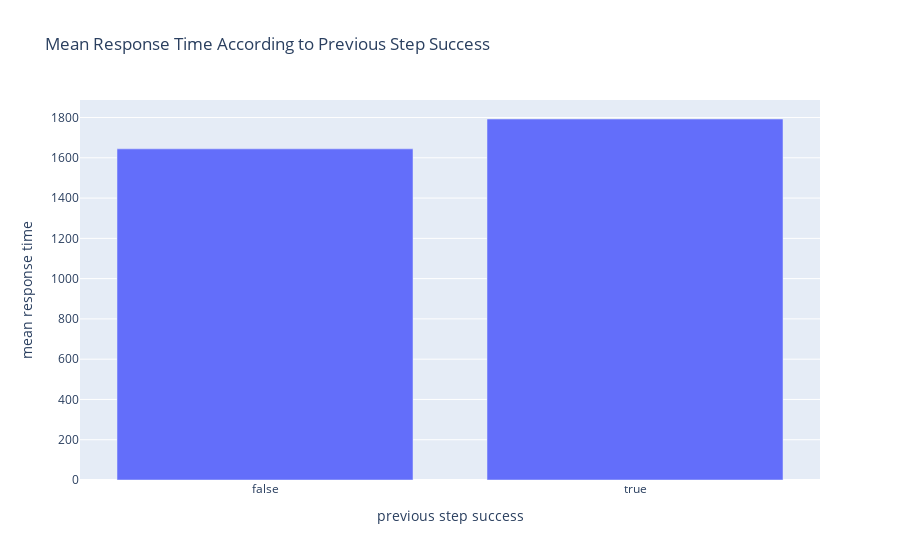

The cell this chart's notebook holds for it:
### Code cell
px.bar(after_mistake_diff.reset_index(), x='is_prev_correct', y='mean'
       , title='Mean Response Time According to Previous Step Success'
       , labels={'mean': 'mean response time'
                 , 'is_prev_correct': 'previous step success'})

### Figure 1 — Plotly figure (JSON) as saved in the notebook; plotly's stock layout.template omitted (floating-point values rounded to 4 significant figures)
{"data": [{"alignmentgroup": "True", "hovertemplate": "previous step success=%{x}<br>mean response time=%{y}<extra></extra>", "legendgroup": "", "marker": {"color": "#636efa", "pattern": {"shape": ""}}, "name": "", "offsetgroup": "", "orientation": "v", "showlegend": false, "textposition": "auto", "type": "bar", "x": [false, true], "xaxis": "x", "y": [1644.0, 1793.0], "yaxis": "y"}], "layout": {"barmode": "relative", "legend": {"tracegroupgap": 0}, "title": {"text": "Mean Response Time According to Previous Step Success"}, "xaxis": {"anchor": "y", "domain": [0, 1], "title": {"text": "previous step success"}}, "yaxis": {"anchor": "x", "domain": [0, 1], "title": {"text": "mean response time"}}}}
